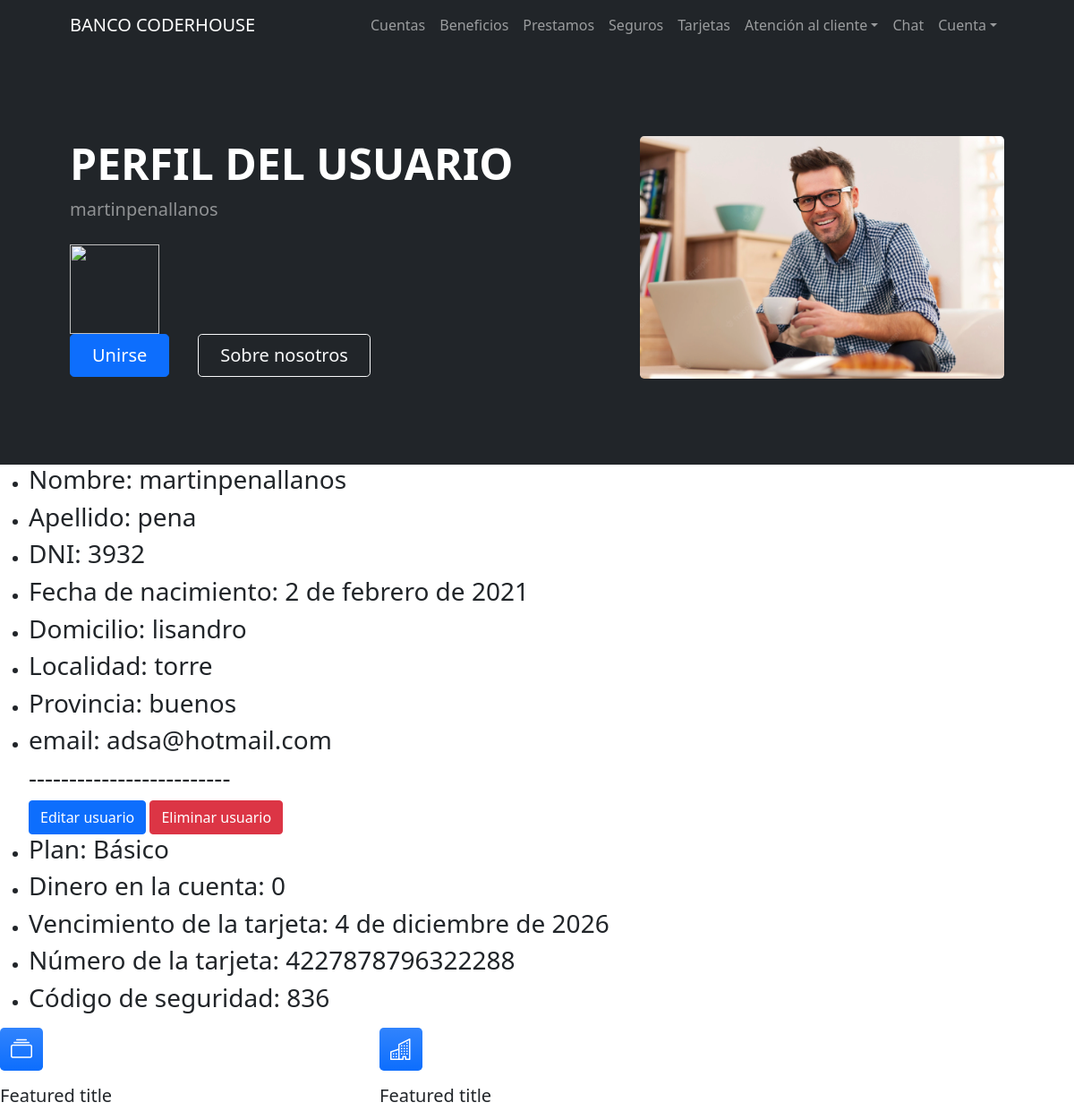
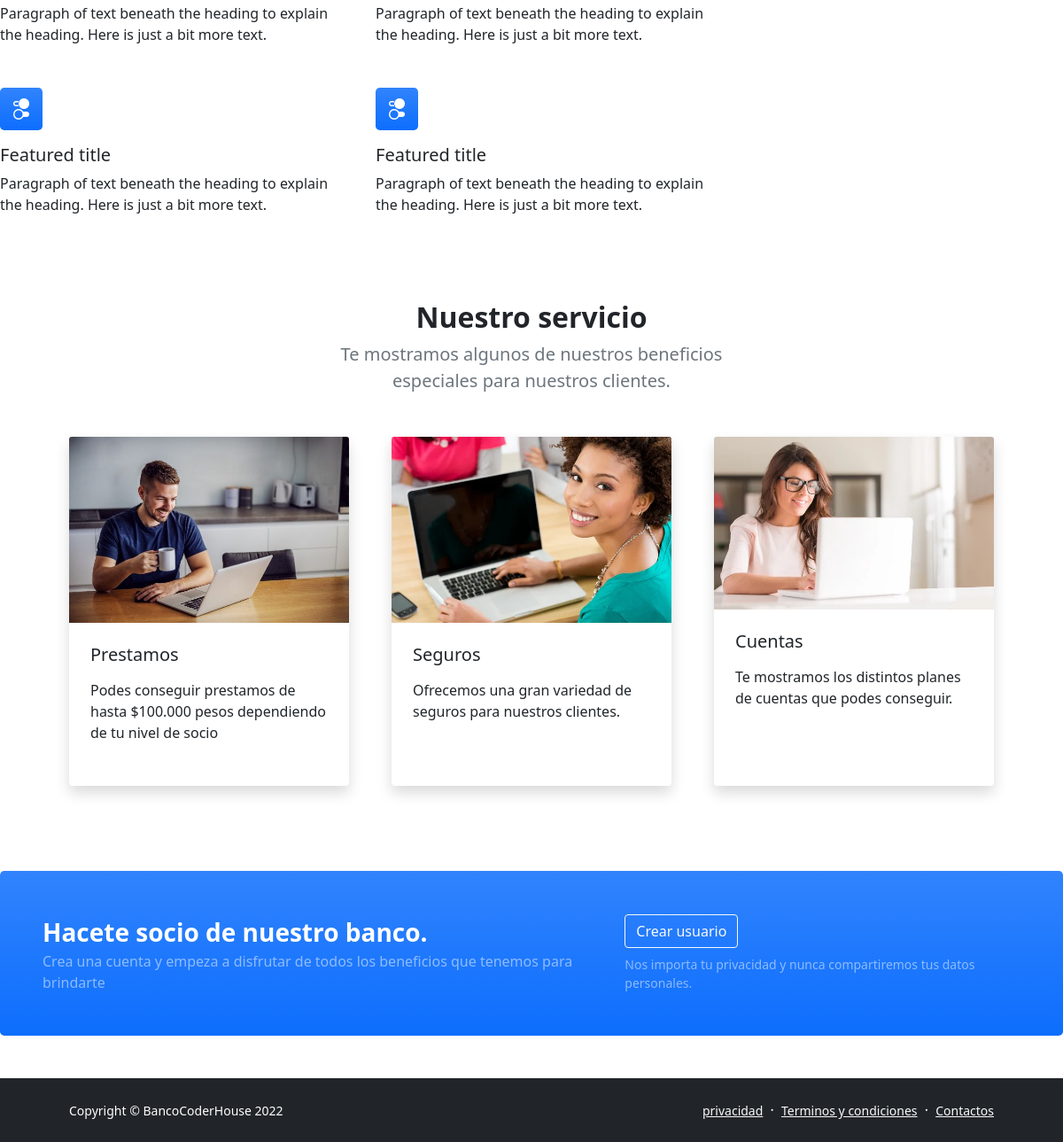
The app's page /App_1/perfil/ (signed in) with its own data (2 pictures, top to bottom).
### App_1/models.py (models this page shows, shortened)
class Cliente(models.Model):
    usuario = models.ForeignKey(User, on_delete = models.CASCADE)
    DNI: int = models.IntegerField()
    fecha_de_nacimiento: str = models.DateField(null=True)
    domicilio: str = models.CharField(max_length=40, null=True)
    localidad: str = models.CharField(max_length=40, null=True)
    provincia: str = models.CharField(max_length=40, null=True)
    nivel_del_cliente: str = models.CharField(max_length=40) # basico, gold, platinum, black.
    dinero_en_la_cuenta: int = models.IntegerField()
    tarjeta_de_credito_vencida: bool = models.BooleanField()
    fecha_de_vencimiento_tarjeta: str = models.DateField()
    numero_de_tarjeta: int = models.IntegerField()
    codigo_de_seguridad_tarjeta: int = models.IntegerField()

### App_1/views.py (the view)
# urls.py: path("perfil/", perfil, name = "perfil"),
@login_required
def perfil(request):
    _usuario = request.user
    cliente = Cliente.objects.get(usuario = _usuario)
    return render(request, "perfil.html", {"avatar":obtener_avatar(request), "datos": _usuario, "datos_bancarios": cliente})

### App_1/views.py (called while the page is built)
def obtener_avatar(request):
    lista=Avatar.objects.filter(user=request.user)
    if len(lista)!=0:
        imagen=lista[0].imagen.url
    else:
        imagen="/media/avatares/avatarpordefecto.png"
    return imagen

### App_1/templates/perfil.html (shortened to what this page needs)
{% extends "padre.html" %}
{% load static %}
{% block barra_menu %}
<div class="collapse navbar-collapse" id="navbarSupportedContent">
    <ul class="navbar-nav ms-auto mb-2 mb-lg-0">
        <li class="nav-item"><a class="nav-link" href="{% url 'cuentas' %}">Cuentas</a></li>
        <li class="nav-item"><a class="nav-link" href="{% url 'beneficios' %}">Beneficios</a></li>
        <li class="nav-item"><a class="nav-link" href="{% url 'prestamos' %}">Prestamos</a></li>
        <li class="nav-item"><a class="nav-link" href="{% url 'seguros' %}">Seguros</a></li>
        <li class="nav-item"><a class="nav-link" href="{% url 'tarjetas' %}">Tarjetas</a></li>
        <li class="nav-item dropdown">
            <a class="nav-link dropdown-toggle" id="navbarDropdownBlog" href="#" role="button" data-bs-toggle="dropdown" aria-expanded="false">Atención al cliente</a>
        </li>
        <li class="nav-item"><a class="nav-link" href="{% url 'inbox' %}">Chat</a></li>
        <li class="nav-item dropdown">
            <a class="nav-link dropdown-toggle" id="navbarDropdownPortfolio" href="#" role="button" data-bs-toggle="dropdown" aria-expanded="false">Cuenta</a>
        </li>
    </ul>
{% endblock %}
{% block titulo %}
    <h1 class="display-5 fw-bolder text-white mb-2">PERFIL DEL USUARIO</h1>
{% endblock %}
{% block oración_abajo_titulo %}
    <p class="lead fw-normal text-white-50 mb-4">{{user}}</p>
    <img height="100px" src="{{ avatar }}" alt="">
{% endblock %}
{% block imagen_1 %}
<div class="col-xl-5 col-xxl-6 d-none d-xl-block text-center"><img class="img-fluid rounded-3 my-5" src="{% static 'assets/retrato-hombre-sonriente-trabajando-casa_329181-641.webp' %}" alt="..." /></div>
{% endblock %}
{% block parrafo_1 %}
    <ul>
        <li><h3>Nombre: {{datos.username}}</h3></li>
        <li><h3>Apellido: {{datos.last_name}}</h3></li>
        <li><h3>DNI: {{datos_bancarios.DNI}}</h3></li>
        <li><h3>Fecha de nacimiento: {{datos_bancarios.fecha_de_nacimiento}}</h3></li>
        <li><h3>Domicilio: {{datos_bancarios.domicilio}}</h3></li>
        <li><h3>Localidad: {{datos_bancarios.localidad}}</h3></li>
        <li><h3>Provincia: {{datos_bancarios.provincia}}</h3></li>
        <li><h3>email: {{datos.email}}</h3></li></li>
        <h3>-------------------------</h3>
        <a class="btn btn-primary" href="{% url 'editar_perfil' %}"> Editar usuario</a>
        <a class="btn btn-danger" href="{% url 'eliminar_usuario_confirmar' %}"> Eliminar usuario</a>
        <li><h3>Plan: {{datos_bancarios.nivel_del_cliente}}</h3></li>
        <li><h3>Dinero en la cuenta: {{datos_bancarios.dinero_en_la_cuenta}}</h3></li>
        <li><h3>Vencimiento de la tarjeta: {{datos_bancarios.fecha_de_vencimiento_tarjeta}}</h3></li>
        <li><h3>Número de la tarjeta: {{datos_bancarios.numero_de_tarjeta}}</h3></li>
        <li><h3>Código de seguridad: {{datos_bancarios.codigo_de_seguridad_tarjeta}}</h3></li>
    </ul>
{% endblock %}
{% block parrafo_2 %}
<div class="col-lg-8">
    <div class="row gx-5 row-cols-1 row-cols-md-2">
        <div class="col mb-5 h-100">
            <div class="feature bg-primary bg-gradient text-white rounded-3 mb-3"><i class="bi bi-collection"></i></div>
            <h2 class="h5">Featured title</h2>
            <p class="mb-0">Paragraph of text beneath the heading to explain the heading. Here is just a bit more text.</p>
        </div>
        <div class="col mb-5 h-100">
            <div class="feature bg-primary bg-gradient text-white rounded-3 mb-3"><i class="bi bi-building"></i></div>
            <h2 class="h5">Featured title</h2>
            <p class="mb-0">Paragraph of text beneath the heading to explain the heading. Here is just a bit more text.</p>
        </div>
        <div class="col mb-5 mb-md-0 h-100">
            <div class="feature bg-primary bg-gradient text-white rounded-3 mb-3"><i class="bi bi-toggles2"></i></div>
            <h2 class="h5">Featured title</h2>
            <p class="mb-0">Paragraph of text beneath the heading to explain the heading. Here is just a bit more text.</p>
        </div>
        <div class="col h-100">
            <div class="feature bg-primary bg-gradient text-white rounded-3 mb-3"><i class="bi bi-toggles2"></i></div>
            <h2 class="h5">Featured title</h2>
            <p class="mb-0">Paragraph of text beneath the heading to explain the heading. Here is just a bit more text.</p>
        </div>
    </div>
</div>
{% endblock %}

### records on screen
Cliente: DNI "3932", fecha_de_nacimiento "2 de febrero de 2021", domicilio "lisandro", localidad "torre", provincia "buenos", nivel_del_cliente "Básico", dinero_en_la_cuenta "0", fecha_de_vencimiento_tarjeta "4 de diciembre de 2026", numero_de_tarjeta "4227878796322288", codigo_de_seguridad_tarjeta "836"

### other values on screen
{{ user }} "martinpenallanos"
{{ datos.username }} "martinpenallanos"
{{ datos.last_name }} "pena"
{{ datos.email }} "adsa@hotmail.com"
